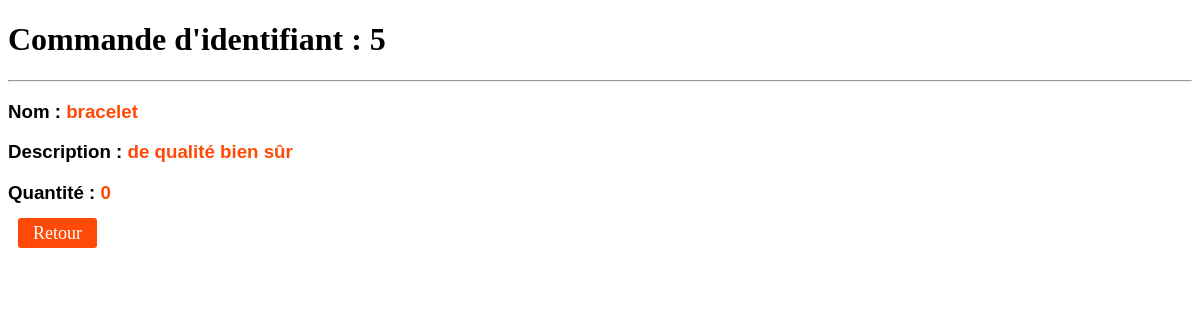
Screenshot of /show.php?id=5 with the database file from the repository.
### tables this page shows
CREATE TABLE articles(id integer primary key autoincrement,nom text,description text,quantite integer);

### show.php (the view, shortened to what this page needs)
<?php
require_once('database/connexion.php') ;
if($_GET['id'] AND !empty($_GET['id'])){
    $id = strip_tags($_GET['id']) ;
    $sql = 'SELECT * FROM articles WHERE id= :id';
    $data = $connexion->prepare($sql) ;
    $data->bindValue(':id',$id,PDO::PARAM_INT);
    $data->execute() ;
    $article = $data->fetch();
}else{
    header('Location:index.php');
}
?>
<!DOCTYPE html>
<html lang="en">
<head>
</head>
<body>
    <div>
        <h1 style="font-family:'Century Gothic' ;">Commande d'identifiant : <?= $article['id'] ?></h1>
        <hr>
        <h3 style="font-family:'Arial';">Nom : <span style="color:rgb(255, 73, 7);"> <?= $article['nom'] ?> </span></h3>
        <h3 style="font-family:'Arial';">Description :<span style="color:rgb(255, 73, 7);"> <?= $article['description'] ?> </span></h3>
        <h3 style="font-family:'Arial';">Quantité :<span style="color:rgb(255, 73, 7);"> <?= $article['quantite'] ?> </span></h3>
    </div>
     <a href="index.php" id="retour">Retour</a>
</body>
</html>

### show.php (style rules this page uses)
#retour { text-decoration: none; text-align: center; margin: auto; font-size: 18px; margin-top: 20px; margin-left: 10px; padding: 5px 15px; border-radius: 3px; background-color: rgb(255, 73, 7); color: #fff; cursor: pointer; }

### rows the page displays
articles: id "5", nom "bracelet", description "de qualité bien sûr", quantite "0"
